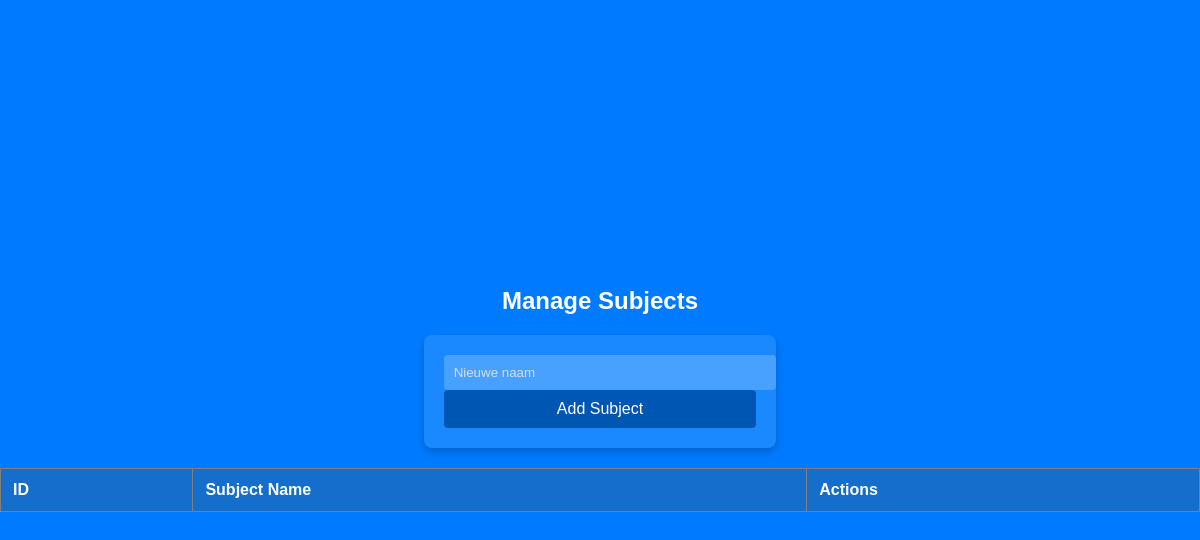
/AdminFunctions/manage_subjects.php, run on an earlier commit of the app's database.
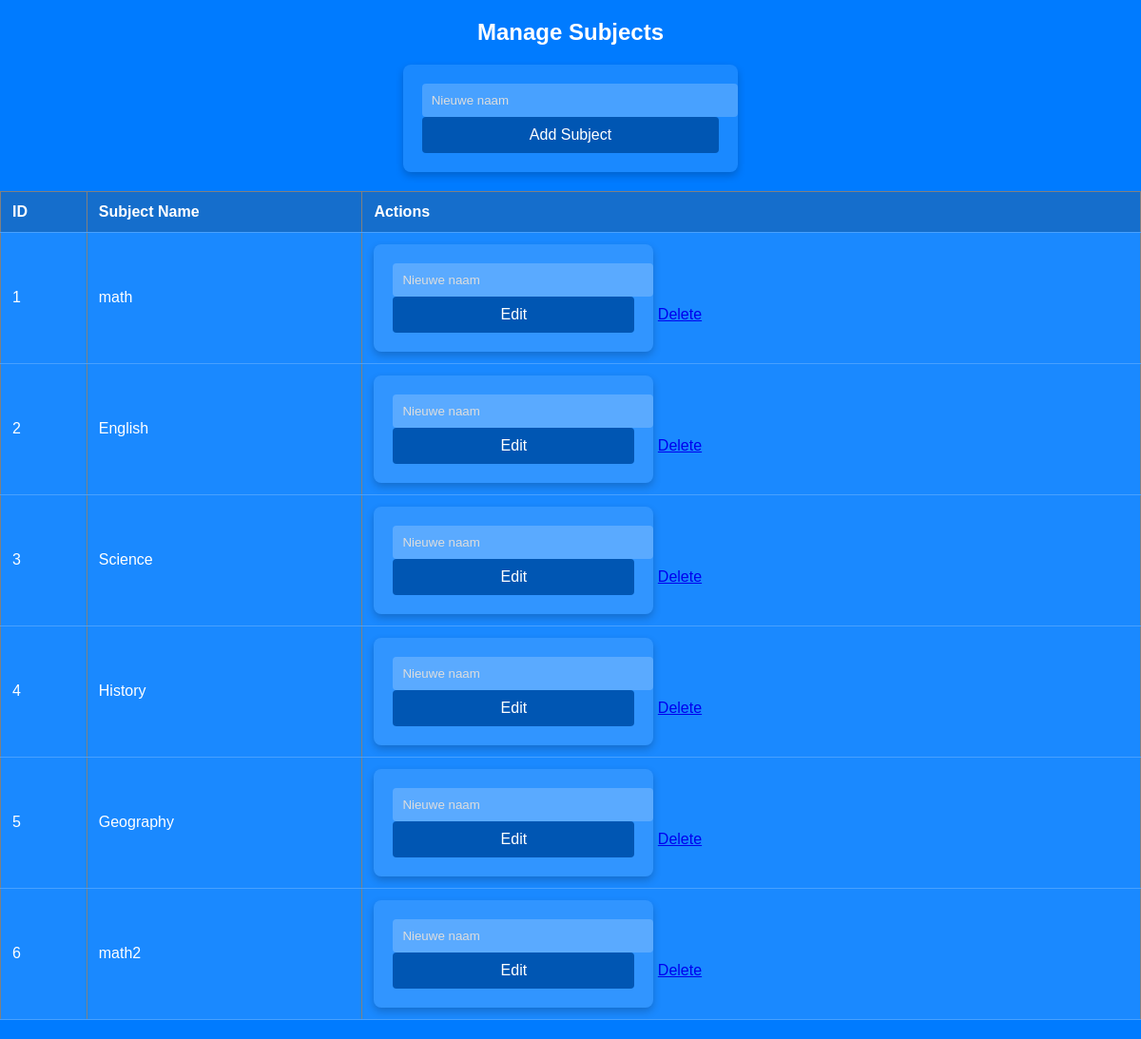
And on a later commit of the database.
### tables this page shows
CREATE TABLE `subjects` (
  `id` int(11) NOT NULL,
  `subject_name` varchar(255) NOT NULL,
  `teacher_id` varchar(255) DEFAULT NULL
);

### config.php (called while the page is built, shortened)
<?php
class DatabaseConnection
{
    private $host = 'localhost';
    private $dbname = 'schooldatabase';
    private $username = 'root';
    private $password = '';
    private $pdo;
    private function connect()
    {
        try {
            $dsn = "mysql:host={$this->host};dbname={$this->dbname};charset=utf8";
            $this->pdo = new PDO($dsn, $this->username, $this->password);
            $this->pdo->setAttribute(PDO::ATTR_ERRMODE, PDO::ERRMODE_EXCEPTION);
        } catch (PDOException $e) {
            $this->handleError($e->getMessage());
        }
    }
    public function getPdo()
    {
        return $this->pdo;
    }
}
?>

### AdminFunctions/manage_subjects.php (the view, shortened to what this page needs)
<?php
require_once '../config.php';
$db = new DatabaseConnection();
function fetchSubjects($pdo) {
    $stmt = $pdo->prepare("SELECT * FROM subjects");
    $stmt->execute();
    return $stmt->fetchAll(PDO::FETCH_ASSOC);
}
$subjects = fetchSubjects($db->getPdo());
?>
<!DOCTYPE html>
<html lang="en">
<head>
    <link rel="stylesheet" href="../style.css">
</head>
<body>
    <h2>Manage Subjects</h2>
    <form action="manage_subjects.php" method="POST">
        <input type="text" name="subject_name" placeholder="Nieuwe naam" required>
        <button type="submit" name="add_subject">Add Subject</button>
    </form>
    <table border="1">
        <tr>
            <th>ID</th>
            <th>Subject Name</th>
            <th>Actions</th>
        </tr>
        <?php foreach ($subjects as $subject): ?>
            <tr>
                <td><?php echo $subject['id']; ?></td>
                <td><?php echo $subject['subject_name']; ?></td>
                <td>
                    <form action="manage_subjects.php" method="POST" style="display:inline-block;">
                        <input type="text" name="subject_name" placeholder="Nieuwe naam" required>
                        <button type="submit" name="edit_subject">Edit</button>
                    </form>
                    <a href="manage_subjects.php?delete=<?php echo $subject['id']; ?>" onclick="return confirm('Are you sure you want to delete this subject?');">Delete</a>
                </td>
            </tr>
        <?php endforeach; ?>
    </table>
</body>
</html>

### style.css (style rules this page uses)
body { background-color: #007BFF; color: white; font-family: Arial, sans-serif; margin: 0; padding: 0; display: flex; justify-content: center; align-items: center; min-height: 100vh; flex-direction: column; }
h2 { color: white; margin-bottom: 20px; }
table { width: 100%; border-collapse: collapse; margin: 20px 0; background-color: rgba(255, 255, 255, 0.1); }
table th, table td { padding: 12px; border-bottom: 1px solid rgba(255, 255, 255, 0.2); text-align: left; color: white; }
table th { background-color: rgba(0, 0, 0, 0.2); }
button { background-color: #0056b3; color: white; border: none; padding: 10px 15px; border-radius: 4px; cursor: pointer; font-size: 14px; margin-right: 5px; }
form { background-color: rgba(255, 255, 255, 0.1); padding: 20px; border-radius: 8px; box-shadow: 0 4px 8px rgba(0, 0, 0, 0.2); }
form input[type="text"], form input[type="email"], form input[type="password"] { width: 100%; padding: 10px; border-radius: 4px; border: none; background-color: rgba(255, 255, 255, 0.2); color: white; }
form input[type="text"]::placeholder, form input[type="email"]::placeholder, form input[type="password"]::placeholder { color: #dddddd; }
form button { width: 100%; padding: 10px; border: none; border-radius: 4px; background-color: #0056b3; color: white; font-size: 16px; cursor: pointer; }

What changed in the data, as far as the page shows it:
added subjects: id "1", subject_name "math"
added subjects: id "2", subject_name "English"
added subjects: id "3", subject_name "Science"
added subjects: id "4", subject_name "History"
added subjects: id "5", subject_name "Geography"
added subjects: id "6", subject_name "math2"
